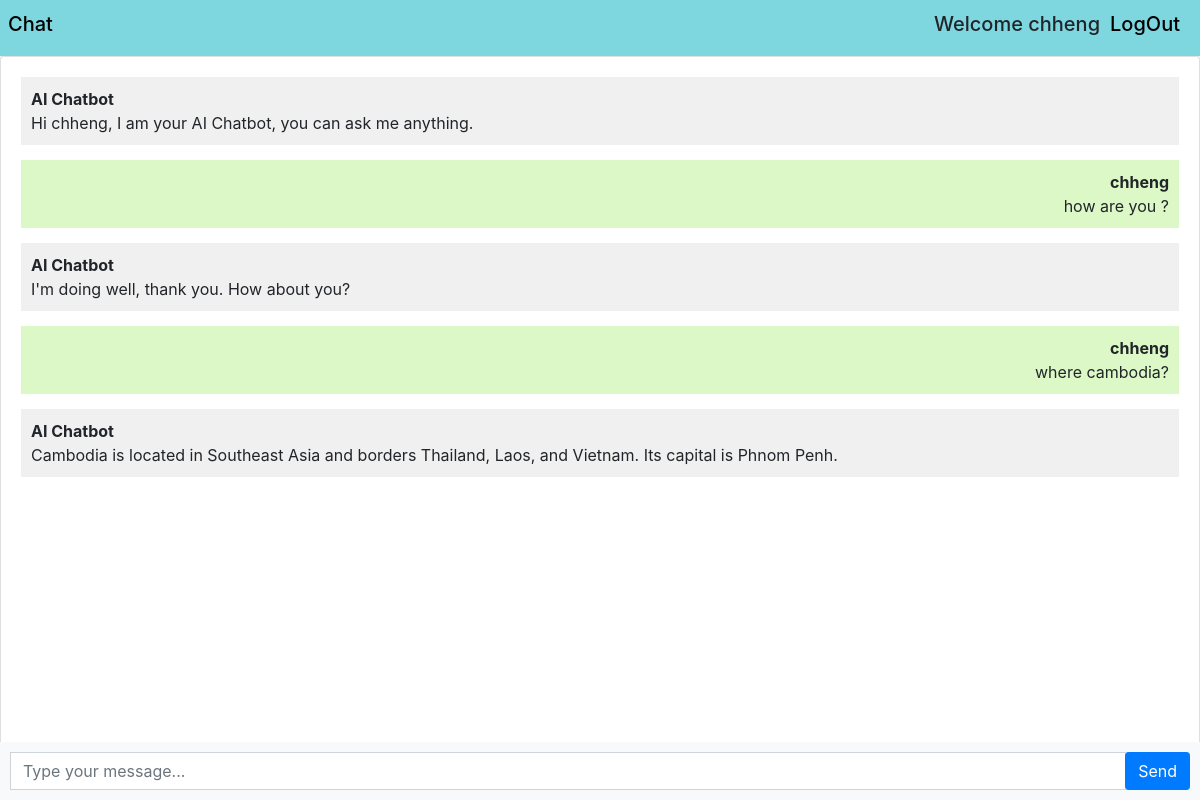
Screenshot of / (signed in) with the database file from the repository.
### chatbot/models.py (models this page shows, shortened)
class Chat(models.Model):
    user = models.ForeignKey(User,on_delete=models.CASCADE)
    message = models.TextField()
    response = models.TextField()
    created_at = models.DateTimeField(auto_now_add=True)

### chatbot/views.py (the view, shortened to what this page needs)
# urls.py: path('',views.chatbot,name='chatbot'),
def chatbot(request):
    chats = Chat.objects.filter(user=request.user.id)
    return render(request, 'chatbot.html',{'chats':chats})

### templates/chatbot.html (shortened to what this page needs)
{% extends 'base.html' %}
{% block content %}
<div class="chat-container">
  <div
  style="
    display: flex;
    align-items: center;
    justify-content: space-between;
    background-color: #7ed6df;
    height: 7vh;
    position: sticky;
  "
>
  <h5>
    <a style="text-decoration: none; color: black;margin-left: 8px;" href="{% url 'chatbot' %}"
      >Chat</a
    >
  </h5>
  <div>
    {% if request.user.is_authenticated %}
    <div style="display: flex; margin-right: 20px; align-items: center">
      <h5 style="margin-right: 10px">Welcome {{user.username}}</h5>
      <h5>
        <a style="text-decoration: none; color: black" href="{% url 'logout' %}"
          >LogOut</a
        >
      </h5>
    </div>
    {% endif %}
  </div>
</div>
  <div class="card flex-grow-1">
    <div class="card-body messages-box">
      <div class="list-unstyled messages-list">
        <div class="message received">
          <div class="message-text">
            <div class="message-sender">
              <b>AI Chatbot</b>
            </div>
            <div class="message-content">
              Hi {{user.username}}, I am your AI Chatbot, you can ask me
              anything.
            </div>
          </div>
        </div>
        {% for chat in chats %}
        {% if chat.user == request.user %}
        <div class="message sent">
          <div class="message-text" id="clientSend">
            <div class="message-sender">
              <b id="clientSend">{{user.username}}</b>
              <div class="message-content">{{chat.message}}</div>
            </div>
          </div>
        </div>
        <div class="message received">
          <div class="message-text">
            <div class="message-sender">
              <b>AI Chatbot </b>
            </div>
            <div class="message-content">{{chat.response}}</div>
          </div>
        </div>
        {% endif %}
        {% endfor %}
      </div>
    </div>
    <br /><br />
    <br /><br />
    <br /><br />
  </div>
  <form class="message-form">
    <div class="input-group">
      <input
        type="text"
        class="form-control message-input"
        placeholder="Type your message..."
      />
      <div class="input-group-append">
        <button type="submit" class="btn btn-primary btn-send rounded-sm">Send</button>
      </div>
    </div>
  </form>
</div>
{% endblock %}

### templates/chatbot.html (style rules this page uses)
body, html { background-color: #dff9fb; height: 100%; }
.messages-box { flex: 1; overflow-y: auto; }
.messages-list { padding-left: 0; }
.message { margin-bottom: 15px; list-style: none; }
.message-text { padding: 10px; border-radius: 5px; }
.sent { background-color: #dcf8c6; align-self: flex-end; }
.received { background-color: #f1f0f0; align-self: flex-start; }
.message-form { display: flex; position: fixed; bottom: 0; left: 0; right: 0; padding: 10px; background-color: #f8f9fa; }
.message-input { flex: 1; border-radius: 0; border-right: none; }
.btn-send { border-radius: 0; }
.chat-container { height: 100%; display: flex; flex-direction: column; }
#clientSend { display: flex; justify-content: end; }

### rows the page displays
Chat: message "how are you ?", response "I'm doing well, thank you. How about you?"
Chat: message "where cambodia?", response "Cambodia is located in Southeast Asia and borders Thailand, Laos, and Vietnam. Its capital is Phnom Penh."

### other values shown
{{ user.username }} "chheng"
